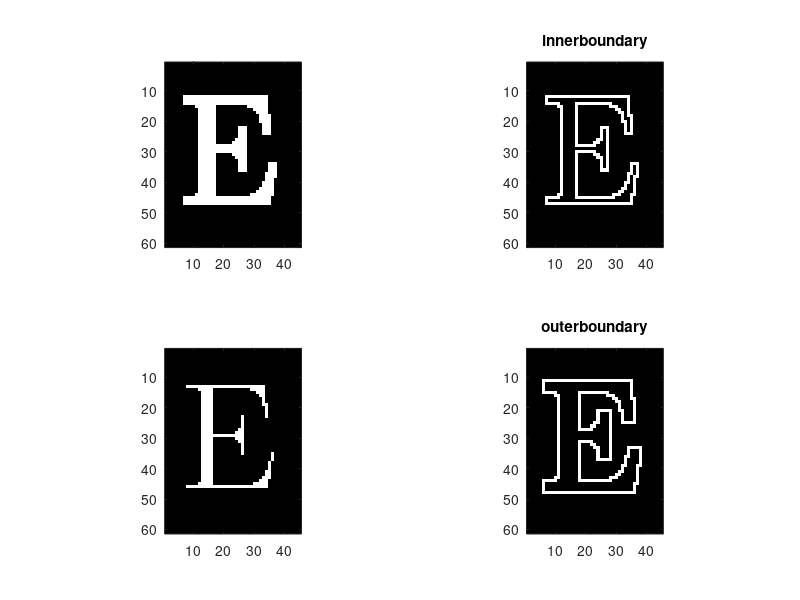

Write MATLAB code to recreate this figure.
close all,clear all;

load char_e;
e = char_e;
subplot(2,2,1); imshow(e); axis on;
se=ones(3,3); % 3 x 3 structuring element 
se %print it on screen
ime1=imerode(e,se);
subplot(2,2,3); imshow(ime1); axis on; 
innerbound = e & ~ime1; % equal to b3/b3e
ime2=imdilate(e,se);
outerbound=~e & ime2;
subplot(2,2,4); imshow(outerbound); axis on; title('outerboundary');
% extract the ?inner boundary?, can be interpreted as the difference b3-b3e 
subplot(2,2,2); imshow(innerbound); axis on; title('innerboundary');